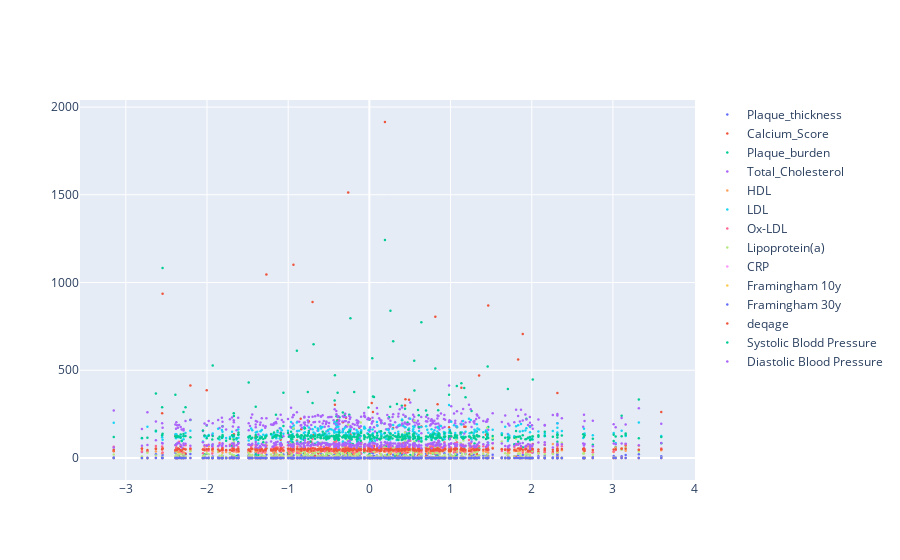
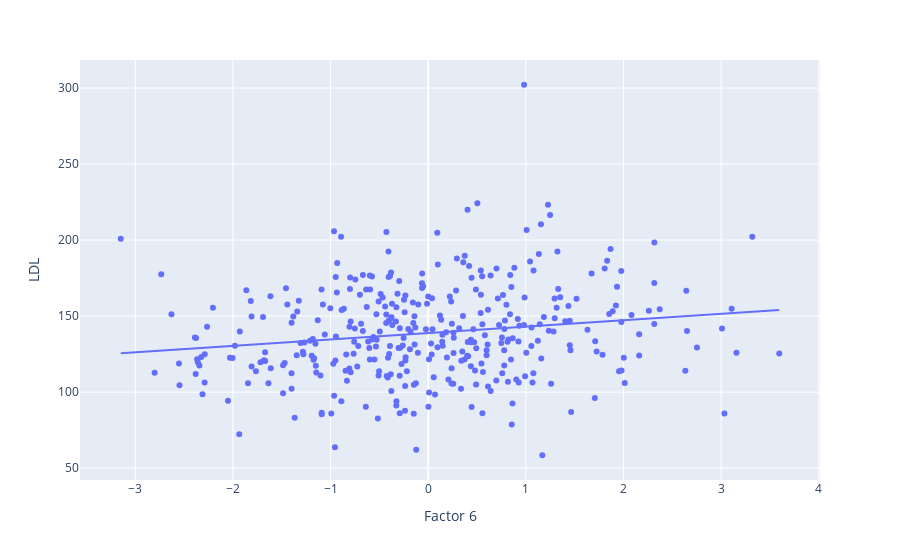

Notebook code for these charts, in order:
### Code cell
nfactor = 6

fig = go.Figure()

for mdatacol in quanCols:

    fig.add_trace(go.Scatter(
        x=m.get_factors()[:,nfactor-1],
        y=mdatai[mdatacol],
        name=mdatacol, mode='markers', marker_size=2.5
    ))

fig.show()

mdatacol = 'LDL'
fig = px.scatter(
    pd.DataFrame({mdatacol: mdatai[mdatacol], f'Factor {nfactor}': m.get_factors()[:,nfactor-1]}),
    x=f'Factor {nfactor}', y=mdatacol, trendline='ols'
    )

fig.show()

### Figure 1 — Plotly figure (JSON) as saved in the notebook; plotly's stock layout.template omitted (floating-point values rounded to 4 significant figures; data arrays with more than 128 entries replaced by an {"elided": "..."} marker saying what was removed)
{"data": [{"marker": {"size": 2.5}, "mode": "markers", "name": "Plaque_thickness", "type": "scatter", "x": {"elided": "364 float values"}, "y": {"elided": "364 float values"}}, {"marker": {"size": 2.5}, "mode": "markers", "name": "Calcium_Score", "type": "scatter", "x": {"elided": "364 float values"}, "y": {"elided": "364 float values"}}, {"marker": {"size": 2.5}, "mode": "markers", "name": "Plaque_burden", "type": "scatter", "x": {"elided": "364 float values"}, "y": {"elided": "364 float values"}}, {"marker": {"size": 2.5}, "mode": "markers", "name": "Total_Cholesterol", "type": "scatter", "x": {"elided": "364 float values"}, "y": {"elided": "364 float values"}}, {"marker": {"size": 2.5}, "mode": "markers", "name": "HDL", "type": "scatter", "x": {"elided": "364 float values"}, "y": {"elided": "364 float values"}}, {"marker": {"size": 2.5}, "mode": "markers", "name": "LDL", "type": "scatter", "x": {"elided": "364 float values"}, "y": {"elided": "364 float values"}}, {"marker": {"size": 2.5}, "mode": "markers", "name": "Ox-LDL", "type": "scatter", "x": {"elided": "364 float values"}, "y": {"elided": "364 float values"}}, {"marker": {"size": 2.5}, "mode": "markers", "name": "Lipoprotein(a)", "type": "scatter", "x": {"elided": "364 float values"}, "y": {"elided": "364 float values"}}, {"marker": {"size": 2.5}, "mode": "markers", "name": "CRP", "type": "scatter", "x": {"elided": "364 float values"}, "y": {"elided": "364 float values"}}, {"marker": {"size": 2.5}, "mode": "markers", "name": "Framingham 10y", "type": "scatter", "x": {"elided": "364 float values"}, "y": {"elided": "364 float values"}}, {"marker": {"size": 2.5}, "mode": "markers", "name": "Framingham 30y", "type": "scatter", "x": {"elided": "364 float values"}, "y": {"elided": "364 float values"}}, {"marker": {"size": 2.5}, "mode": "markers", "name": "deqage", "type": "scatter", "x": {"elided": "364 float values"}, "y": {"elided": "364 int values"}}, {"marker": {"size": 2.5}, "mode": "markers", "name": "Systolic Blodd Pressure", "type": "scatter", "x": {"elided": "364 float values"}, "y": {"elided": "364 int values"}}, {"marker": {"size": 2.5}, "mode": "markers", "name": "Diastolic Blood Pressure", "type": "scatter", "x": {"elided": "364 float values"}, "y": {"elided": "364 int values"}}], "layout": {}}

### Figure 2 — Plotly figure (JSON) as saved in the notebook; plotly's stock layout.template omitted (floating-point values rounded to 4 significant figures; data arrays with more than 128 entries replaced by an {"elided": "..."} marker saying what was removed)
{"data": [{"hovertemplate": "Factor 6=%{x}<br>LDL=%{y}<extra></extra>", "legendgroup": "", "marker": {"color": "#636efa", "symbol": "circle"}, "mode": "markers", "name": "", "orientation": "v", "showlegend": false, "type": "scatter", "x": {"elided": "364 float values"}, "xaxis": "x", "y": {"elided": "364 float values"}, "yaxis": "y"}, {"hovertemplate": "<b>OLS trendline</b><br>LDL = 4.22728 * Factor 6 + 138.9<br>R<sup>2</sup>=0.028568<br><br>Factor 6=%{x}<br>LDL=%{y} <b>(trend)</b><extra></extra>", "legendgroup": "", "marker": {"color": "#636efa", "symbol": "circle"}, "mode": "lines", "name": "", "showlegend": false, "type": "scatter", "x": {"elided": "364 float values"}, "xaxis": "x", "y": {"elided": "364 float values"}, "yaxis": "y"}], "layout": {"legend": {"tracegroupgap": 0}, "margin": {"t": 60}, "xaxis": {"anchor": "y", "domain": [0, 1], "title": {"text": "Factor 6"}}, "yaxis": {"anchor": "x", "domain": [0, 1], "title": {"text": "LDL"}}}}
